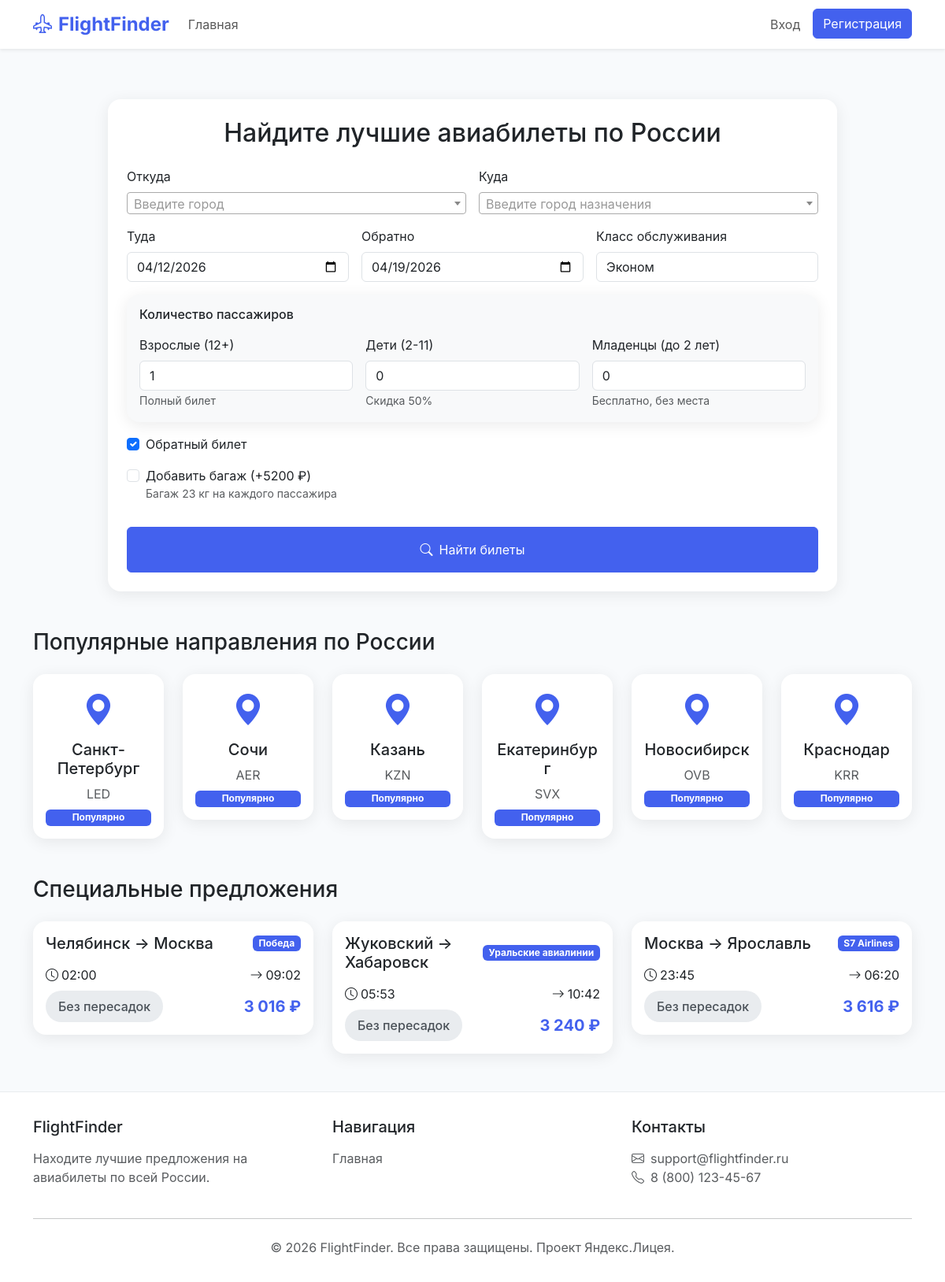
The page / on the database its author committed.
### app/models.py (models this page shows, shortened)
class Flight(db.Model):
    __tablename__ = 'flights'
    id = db.Column(db.Integer, primary_key=True)
    airline = db.Column(db.String(100), nullable=False)
    flight_number = db.Column(db.String(20), nullable=False)
    origin_city = db.Column(db.String(100), nullable=False)
    origin_code = db.Column(db.String(3), nullable=False)
    origin_airport = db.Column(db.String(200), nullable=False, default='')
    origin_timezone = db.Column(db.String(50), nullable=False)
    destination_city = db.Column(db.String(100), nullable=False)
    destination_code = db.Column(db.String(3), nullable=False)
    destination_airport = db.Column(db.String(200), nullable=False, default='')
    destination_timezone = db.Column(db.String(50), nullable=False)
    departure_time = db.Column(db.DateTime, nullable=False)
    arrival_time = db.Column(db.DateTime, nullable=False)
    duration_minutes = db.Column(db.Integer, nullable=False)
    stops = db.Column(db.Integer, default=0)
    stop_info = db.Column(db.Text, nullable=True)
    baggage = db.Column(db.Boolean, default=True)
    base_price = db.Column(db.Integer, nullable=False)
    created_at = db.Column(db.DateTime, default=datetime.utcnow)
    favorited_by = db.relationship('Favorite', backref='flight', lazy='dynamic', cascade='all, delete-orphan')
    bookings = db.relationship('Booking', backref='flight', lazy='dynamic', cascade='all, delete-orphan')
    @property
    def stops_str(self):
        if self.stops == 0:
            return "Без пересадок"
        elif self.stops == 1:
            return "1 пересадка"
        else:
            return f"{self.stops} пересадки"

### app/routes/main.py (the view)
@bp.route('/')
def index():
    form = SearchForm()
    today = datetime.now().date()
    form.departure_date.data = today
    form.return_date.data = today + timedelta(days=7)
    form.origin.data = 'Москва'
    popular = db.session.query(
        Flight.origin_city, Flight.origin_code,
        db.func.count(Flight.id).label('count')
    ).group_by(Flight.origin_city).order_by(db.desc('count')).limit(6).all()
    deals = Flight.query.order_by(Flight.base_price).limit(3).all()
    return render_template('index.html', form=form, popular=popular, deals=deals)

### app/forms.py (shortened to what this page needs)
class SearchForm(FlaskForm):
    origin = StringField('Откуда', validators=[DataRequired()], default='Москва')
    destination = StringField('Куда', validators=[DataRequired()])
    departure_date = DateField('Туда', validators=[DataRequired()], format='%Y-%m-%d')
    return_date = DateField('Обратно', format='%Y-%m-%d')
    round_trip = BooleanField('Обратный билет', default=True)
    adults = IntegerField('Взрослые (12+)', default=1, validators=[NumberRange(min=1, max=9)])
    children = IntegerField('Дети (2-11)', default=0, validators=[NumberRange(min=0, max=9)])
    infants = IntegerField('Младенцы (до 2 лет)', default=0, validators=[NumberRange(min=0, max=9)])
    travel_class = SelectField('Класс обслуживания',
                               choices=[('economy', 'Эконом'), ('comfort', 'Комфорт'),
                                        ('business', 'Бизнес'), ('first', 'Первый класс')],
                               default='economy')
    baggage_addon = BooleanField('Добавить багаж (+5200 ₽)', default=False)
    submit = SubmitField('Найти билеты')

### app/templates/index.html (shortened to what this page needs)
{% extends "base.html" %}
{% block content %}
<div class="container py-5">
    <div class="row justify-content-center mb-5">
        <div class="col-lg-10">
            <div class="card p-4">
                <h2 class="text-center mb-4">Найдите лучшие авиабилеты по России</h2>
                <form method="POST" action="{{ url_for('main.search') }}">
                    <div class="row g-3">
                        <div class="col-md-6">
                            <label class="form-label">Откуда</label>
                        </div>
                        <div class="col-md-6">
                            <label class="form-label">Куда</label>
                        </div>
                        <div class="col-md-4">
                            <label class="form-label">Туда</label>
                            <input type="date" name="departure_date" class="form-control" id="departure_date"
                                   value="{{ (now + timedelta(days=7)).strftime('%Y-%m-%d') }}" required>
                        </div>
                        <div class="col-md-4">
                            <label class="form-label">Обратно</label>
                            <input type="date" name="return_date" class="form-control" id="return_date">
                        </div>
                        <div class="col-md-4">
                            <label class="form-label">Класс обслуживания</label>
                            <select name="travel_class" class="form-control">
                                <option value="economy">Эконом</option>
                            </select>
                        </div>
                        <div class="col-md-12">
                            <div class="card bg-light p-3">
                                <h6 class="mb-3">Количество пассажиров</h6>
                                <div class="row g-3">
                                    <div class="col-md-4">
                                        <label class="form-label">Взрослые (12+)</label>
                                        <input type="number" name="adults" class="form-control" value="1" min="1"
                                               max="9">
                                        <small class="text-muted">Полный билет</small>
                                    </div>
                                    <div class="col-md-4">
                                        <label class="form-label">Дети (2-11)</label>
                                        <input type="number" name="children" class="form-control" value="0" min="0"
                                               max="9">
                                        <small class="text-muted">Скидка 50%</small>
                                    </div>
                                    <div class="col-md-4">
                                        <label class="form-label">Младенцы (до 2 лет)</label>
                                        <input type="number" name="infants" class="form-control" value="0" min="0"
                                               max="9">
                                        <small class="text-muted">Бесплатно, без места</small>
                                    </div>
                                </div>
                            </div>
                        </div>
                        <div class="col-12">
                            <div class="form-check mb-3">
                                <input type="checkbox" name="round_trip" class="form-check-input" id="round_trip"
                                       checked>
                                <label class="form-check-label" for="round_trip">Обратный билет</label>
                            </div>
                            <div class="form-check mb-3">
                                <input type="checkbox" name="baggage_addon" class="form-check-input" id="baggage_addon">
                                <label class="form-check-label" for="baggage_addon">Добавить багаж (+5200 ₽)</label>
                                <small class="text-muted d-block">Багаж 23 кг на каждого пассажира</small>
                            </div>
                        </div>
                        <div class="col-12">
                            <button type="submit" class="btn btn-primary w-100 py-3">
                                <i class="bi bi-search me-2"></i>Найти билеты
                            </button>
                        </div>
                    </div>
                </form>
            </div>
        </div>
    </div>
    <h3 class="mb-4">Популярные направления по России</h3>
    <div class="row g-4 mb-5">
        <div class="col-md-4 col-lg-2">
            <div class="card text-center p-3">
                <i class="bi bi-geo-alt-fill text-primary-custom fs-1 mb-2"></i>
                <h5>Санкт-Петербург</h5>
                <p class="text-muted mb-2">LED</p>
                <span class="badge bg-primary-custom">Популярно</span>
            </div>
        </div>
        <div class="col-md-4 col-lg-2">
            <div class="card text-center p-3">
                <i class="bi bi-geo-alt-fill text-primary-custom fs-1 mb-2"></i>
                <h5>Сочи</h5>
                <p class="text-muted mb-2">AER</p>
                <span class="badge bg-primary-custom">Популярно</span>
            </div>
        </div>
        <div class="col-md-4 col-lg-2">
            <div class="card text-center p-3">
                <i class="bi bi-geo-alt-fill text-primary-custom fs-1 mb-2"></i>
                <h5>Казань</h5>
                <p class="text-muted mb-2">KZN</p>
                <span class="badge bg-primary-custom">Популярно</span>
            </div>
        </div>
        <div class="col-md-4 col-lg-2">
            <div class="card text-center p-3">
                <i class="bi bi-geo-alt-fill text-primary-custom fs-1 mb-2"></i>
                <h5>Екатеринбург</h5>
                <p class="text-muted mb-2">SVX</p>
                <span class="badge bg-primary-custom">Популярно</span>
            </div>
        </div>
        <div class="col-md-4 col-lg-2">
            <div class="card text-center p-3">
                <i class="bi bi-geo-alt-fill text-primary-custom fs-1 mb-2"></i>
                <h5>Новосибирск</h5>
                <p class="text-muted mb-2">OVB</p>
                <span class="badge bg-primary-custom">Популярно</span>
            </div>
        </div>
        <div class="col-md-4 col-lg-2">
            <div class="card text-center p-3">
                <i class="bi bi-geo-alt-fill text-primary-custom fs-1 mb-2"></i>
                <h5>Краснодар</h5>
                <p class="text-muted mb-2">KRR</p>
                <span class="badge bg-primary-custom">Популярно</span>
            </div>
        </div>
    </div>
    <h3 class="mb-4">Специальные предложения</h3>
    <div class="row g-4">
        {% for flight in deals %}
        <div class="col-md-4">
            <div class="card p-3">
                <div class="d-flex justify-content-between align-items-center mb-3">
                    <h5 class="mb-0">{{ flight.origin_city }} → {{ flight.destination_city }}</h5>
                    <span class="badge bg-primary-custom">{{ flight.airline }}</span>
                </div>
                <div class="d-flex justify-content-between mb-2">
                    <span><i class="bi bi-clock me-1"></i>{{ flight.departure_time.strftime('%H:%M') }}</span>
                    <span><i class="bi bi-arrow-right me-1"></i>{{ flight.arrival_time.strftime('%H:%M') }}</span>
                </div>
                <div class="d-flex justify-content-between align-items-center">
                    <span class="badge-stops">{{ flight.stops_str }}</span>
                    <span class="price-tag">{{ "{:,}".format(flight.base_price).replace(',', ' ') }} ₽</span>
                </div>
            </div>
        </div>
        {% endfor %}
    </div>
</div>
{% endblock %}

### app/templates/base.html (shortened to what this page needs)
<!DOCTYPE html>
<html lang="ru">
<head>
    <link href="https://cdn.jsdelivr.net/npm/bootstrap@5.3.0/dist/css/bootstrap.min.css" rel="stylesheet">
    <link rel="stylesheet" href="https://cdn.jsdelivr.net/npm/bootstrap-icons@1.11.0/font/bootstrap-icons.css">
</head>
<body>
<nav class="navbar navbar-expand-lg bg-white shadow-sm">
    <div class="container">
        <a class="navbar-brand" href="{{ url_for('main.index') }}"><i
                class="bi bi-airplane-engines me-2"></i>FlightFinder</a>
        <div class="collapse navbar-collapse" id="navbarNav">
            <ul class="navbar-nav me-auto">
                <li class="nav-item"><a class="nav-link" href="{{ url_for('main.index') }}">Главная</a></li>
            </ul>
            <ul class="navbar-nav">
                {% if current_user.is_authenticated %}
                <li class="nav-item dropdown">
                    <a class="nav-link dropdown-toggle d-flex align-items-center" href="#" role="button"
                       data-bs-toggle="dropdown">
                        <img src="{{ url_for('flights.uploaded_file', filename=current_user.avatar) if current_user.avatar != 'default_avatar.png' else url_for('static', filename='default_avatar.png') }}"
                             class="avatar me-2" alt="Avatar">
                        {{ current_user.username }}
                    </a>
                    <ul class="dropdown-menu dropdown-menu-end">
                        <li><a class="dropdown-item" href="{{ url_for('profile.profile') }}"><i class="bi bi-person me-2"></i>Профиль</a>
                        </li>
                        <li>
                            <hr class="dropdown-divider">
                        </li>
                        <li><a class="dropdown-item" href="{{ url_for('auth.logout') }}"><i
                                class="bi bi-box-arrow-right me-2"></i>Выйти</a></li>
                    </ul>
                </li>
                {% else %}
                <li class="nav-item"><a class="nav-link" href="{{ url_for('auth.login') }}">Вход</a></li>
                <li class="nav-item"><a class="btn btn-primary ms-2" href="{{ url_for('auth.register') }}">Регистрация</a>
                </li>
                {% endif %}
            </ul>
        </div>
    </div>
</nav>
<main class="flex-grow-1">{% block content %}{% endblock %}</main>
<footer class="footer">
    <div class="container">
        <div class="row">
            <div class="col-md-4"><h5 class="mb-3">FlightFinder</h5>
                <p class="text-muted">Находите лучшие предложения на авиабилеты по всей России.</p></div>
            <div class="col-md-4"><h5 class="mb-3">Навигация</h5>
                <ul class="list-unstyled">
                    <li><a href="{{ url_for('main.index') }}" class="text-decoration-none text-muted">Главная</a></li>
                </ul>
            </div>
            <div class="col-md-4"><h5 class="mb-3">Контакты</h5>
                <p class="text-muted"><i class="bi bi-envelope me-2"></i>support@flightfinder.ru<br><i
                        class="bi bi-telephone me-2"></i>8 (800) 123-45-67</p></div>
        </div>
        <hr class="my-4">
        <p class="text-center text-muted mb-0">© 2026 FlightFinder. Все права защищены. Проект Яндекс.Лицея.</p>
    </div>
</footer>
<link href="https://cdnjs.cloudflare.com/ajax/libs/select2/4.0.13/css/select2.min.css" rel="stylesheet"/>
</body>
</html>

### app/templates/base.html (style rules this page uses)
body { font-family: 'Inter', -apple-system, BlinkMacSystemFont, sans-serif; background-color: #f8fafc; min-height: 100vh; display: flex; flex-direction: column; }
.navbar-brand { font-weight: 700; font-size: 1.5rem; color: #4361ee !important; }
.btn-primary { background-color: #4361ee; border-color: #4361ee; }
.text-primary-custom { color: #4361ee !important; }
.bg-primary-custom { background-color: #4361ee !important; }
.card { border-radius: 16px; border: none; box-shadow: 0 4px 20px rgba(0,0,0,0.08); transition: transform 0.2s, box-shadow 0.2s; }
.footer { margin-top: auto; background-color: white; border-top: 1px solid #e9ecef; padding: 2rem 0; }
.price-tag { font-size: 1.5rem; font-weight: 700; color: #4361ee; }

### app/templates/index.html (style rules this page uses)
.badge-stops { background-color: #e9ecef; color: #495057; padding: 0.5rem 1rem; border-radius: 20px; font-weight: 500; display: inline-block; }
.price-tag { font-size: 1.25rem; font-weight: 700; color: #4361ee; }

### rows shown on the page
Flight: origin_city "Челябинск", destination_city "Москва", airline "Победа", departure_time "02:00", arrival_time "09:02", stops_str "Без пересадок", base_price "3 016"
Flight: origin_city "Жуковский", destination_city "Хабаровск", airline "Уральские авиалинии", departure_time "05:53", arrival_time "10:42", stops_str "Без пересадок", base_price "3 240"
Flight: origin_city "Москва", destination_city "Ярославль", airline "S7 Airlines", departure_time "23:45", arrival_time "06:20", stops_str "Без пересадок", base_price "3 616"
